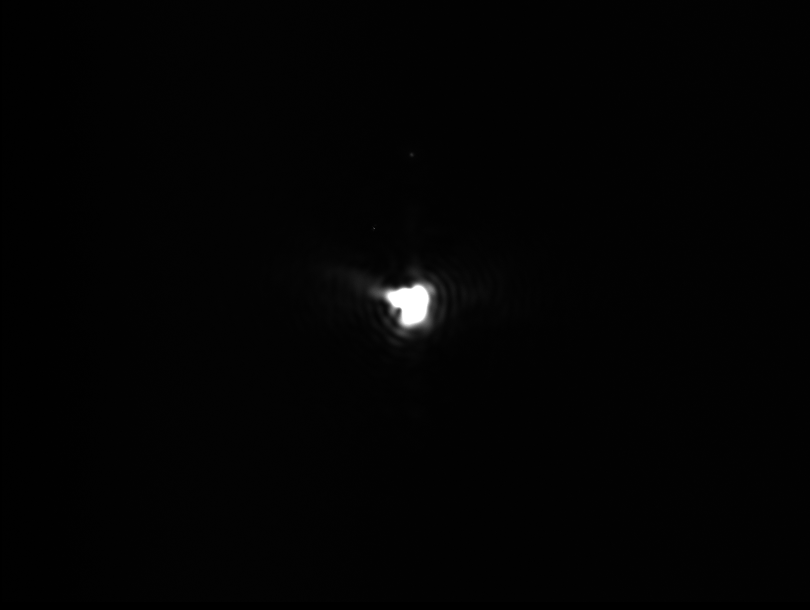
#> input picture BELLA Scripts/HDR-Focus/lotti_images/CroppedMini_setting_4_1.png, 1620 x 1220 px, found by its file name (shown at 1/2 size)
$ jupyter execute --allow-errors GUI_setup.ipynb   (shell and % lines are left out)
#> lines starting #> are read from the running program, lines starting #| are printed output that depends on the picture; after the words box and inside, x2 and y2 are one past the last pixel; in counts of white or black regions, pixels touching at a corner belong together
[cell 1]
from tkinter import *
from tkinter import ttk

import import_ipynb
import GBA
# Import the Gaussian class
# Create the main window
root = Tk()
root.title("HDR Analysis")
# --- create canvas with scrollbar ---
mainframe = ttk.Frame(root, padding="3 3 12 12")
mainframe.grid(column=0, row=0, sticky=(N, W, E, S))
root.columnconfigure(0, weight=1)
root.rowconfigure(0, weight=1)
# # Create variables to store the user's answers to the questions
generate_var = StringVar()
generate_var.set("select") # default value
import_png_var = StringVar()
import_png_var.set("select") # default value
noise_var = StringVar()
noise_var.set("select") # default value
datatype_var = StringVar()
datatype_var.set("select") # default value
multi_var = StringVar()
multi_var.set("select") # default value
method_var = StringVar()
method_var.set("select") # default value

# Create labels and dropdown menus for each question
generate_label = Label(mainframe, text="Do you want to generate \n a single beam?")
generate_label.grid(column=0, row=0, sticky=(W,E))
#> (the rest of this cell did not finish here and is left out)

[cell 2]
#Mini_setting_4_7.png
from PIL import Image
import matplotlib.pyplot as plt
import cv2

# Load the image
# img = cv2.imread('Mini_setting_1_1.png')
img = cv2.imread('CroppedMini_setting_4_1.png')
#> img is the input picture: shape (1220, 1620, 3); min 0, max 255, mean 3.1

# Find the size of the image using the shape attribute
height, width, channels = img.shape
#> height = 1220; width = 1620; channels = 3
print(f"Image size: {width} x {height}")
#| Image size: 1620 x 1220
print(f"Image data type: {img.dtype}")
#| Image data type: uint8
print(f"Image color space: {cv2.COLOR_BGR2HSV}")
# Calculate the histogram of the blue channel
hist = cv2.calcHist([img], [0], None, [256], [0, 256])
#> hist = 256 values, max 1034659 at index 2, min 1 at index 214, mean 7720.3

# Plot the histogram using matplotlib
plt.plot(hist)
plt.xlim([0, 256])
plt.show()
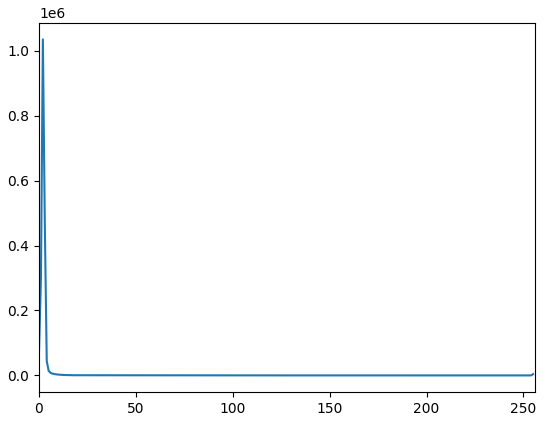
#> figure drawn by matplotlib, 1 panel; curve peaks at x = 2, y = 1034659

# Identify the pixel location that you want to highlight
x, y =605, 825  # replace with the actual pixel location

# Create a copy of the image and draw a circle around the pixel
highlighted_img = img.copy()
cv2.circle(highlighted_img, (y, x), radius=2, color=(0, 0, 255), thickness=-50)
#> highlighted_img: shape (1220, 1620, 3); under 0.01% of pixels changed, all inside (x1, y1, x2, y2) = (823, 603, 828, 608)

# Display the highlighted image
cv2.imshow('Highlighted Image', highlighted_img)
cv2.waitKey(0)
cv2.destroyAllWindows()

[cell 3]
import cv2

# Load the image
img = cv2.imread('Mini_setting_1_1.png')
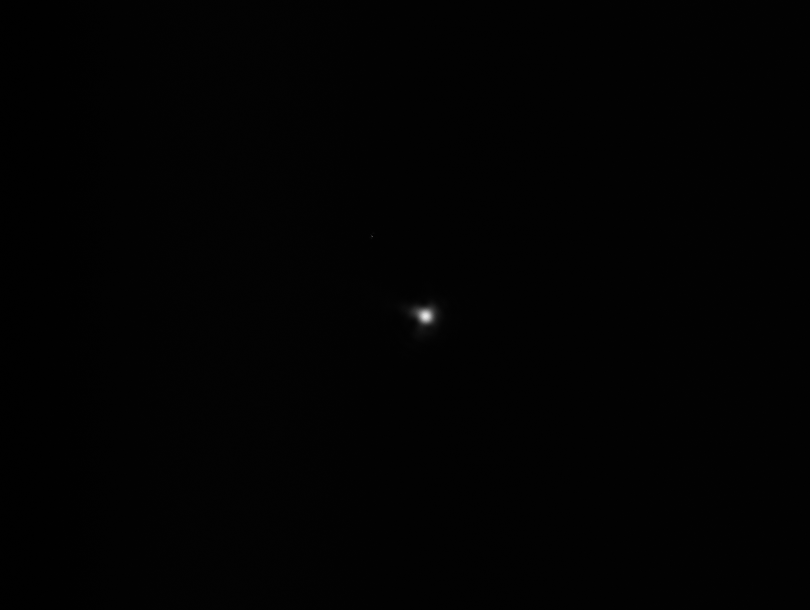
#> input picture BELLA Scripts/HDR-Focus/Mini-best-fok/Mini_setting_1_1.png, 1620 x 1220 px, found by its file name (shown at 1/2 size)
#> img is the input picture: shape (1220, 1620, 3); min 0, max 235, mean 2
# img = cv2.imread('croppedMini_setting_1_1.png')

# Find the size of the image using the shape attribute
height, width, channels = img.shape
print(f"Image size: {width} x {height}")
#| Image size: 1620 x 1220
print(f"Image data type: {img.dtype}")
#| Image data type: uint8
print(f"Image color space: {cv2.COLOR_BGR2HSV}")
# Calculate the histogram of the blue channel
hist = cv2.calcHist([img], [0], None, [256], [0, 256])
#> hist = 256 values, max 1158294 at index 2, min 0 at index 207, mean 7720.3

# Plot the histogram using matplotlib
plt.plot(hist)
plt.xlim([0, 256])
plt.show()
#> figure, not shown here; curve peaks at x = 2, y = 1158294

# Identify the pixel location that you want to highlight
x, y = 0, 190  # replace with the actual pixel location

# Create a copy of the image and draw a circle around the pixel
highlighted_img = img.copy()
cv2.circle(highlighted_img, (y, x), radius=2, color=(0, 0, 255), thickness=-50)
#> highlighted_img: shape (1220, 1620, 3); under 0.01% of pixels changed, all inside (x1, y1, x2, y2) = (188, 0, 193, 3)

# Display the highlighted image
cv2.imshow('Highlighted Image', highlighted_img)
cv2.waitKey(0)
cv2.destroyAllWindows()
